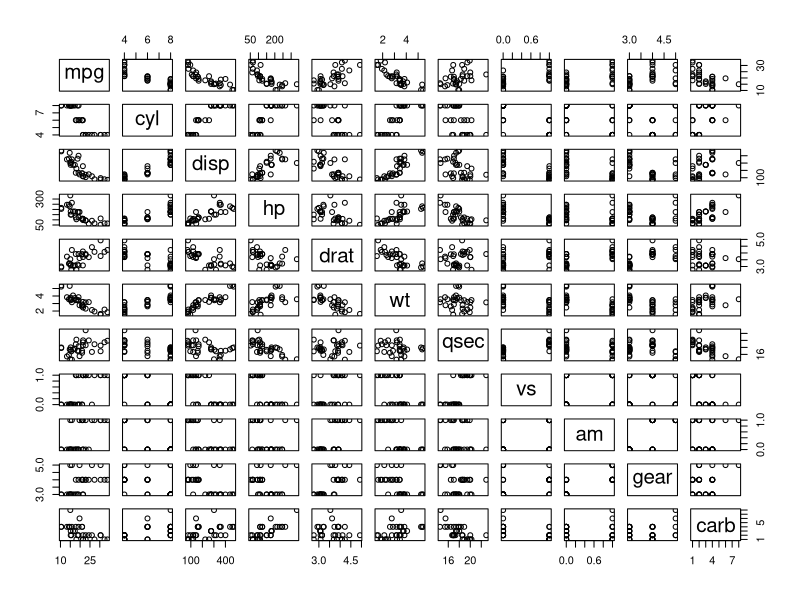
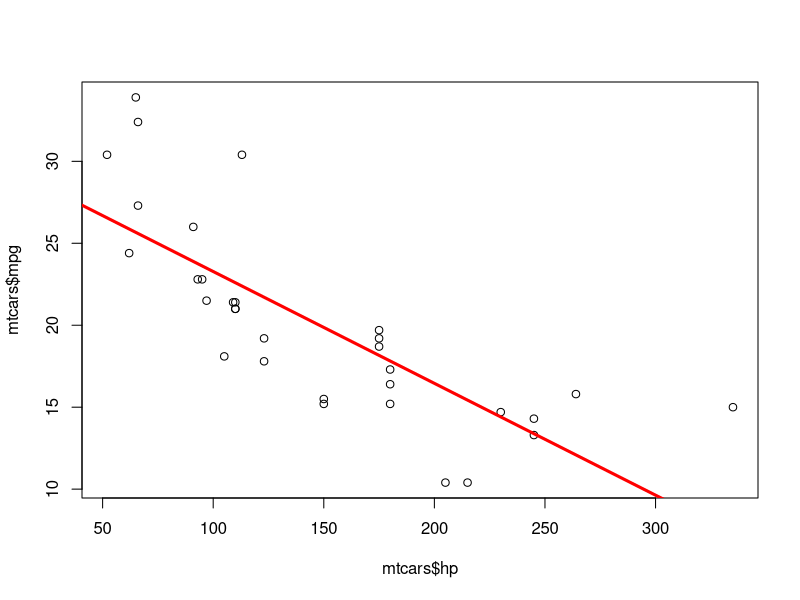
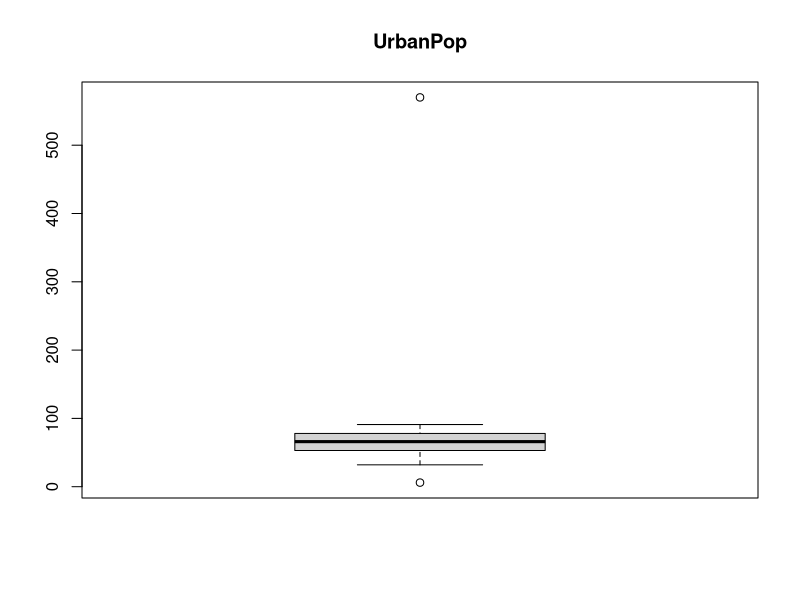
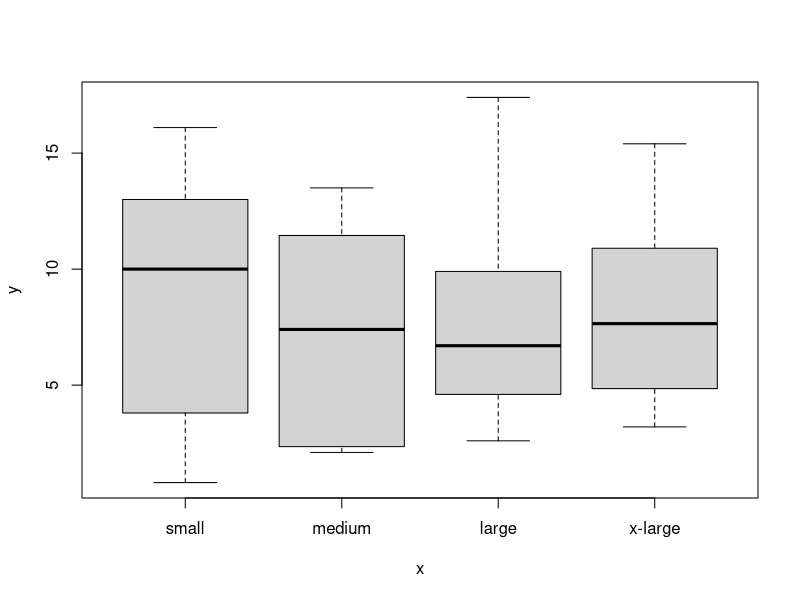
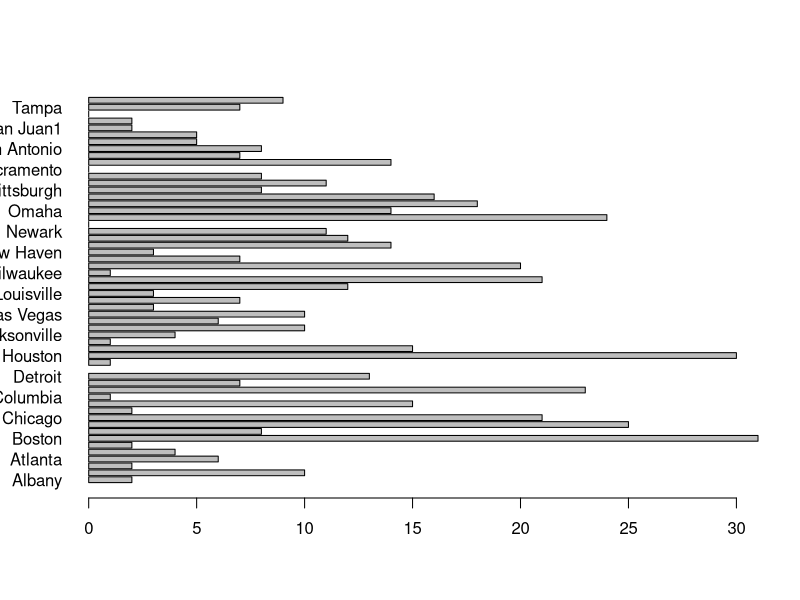

R code for these plots, in order:
library(tidyverse)

#boolean variables - TRUE and FALSE
married <- TRUE
#Quick discussion of negation
!married

happy <- TRUE
happy

#Syntax for if else
# if (expression){
#   do something
#}

if (married){
  print("I see you are married.")
}

if (!married){
  print("I see that you are not married.")
}

if (married && happy){
  print("I see that you are happily married.")
}

if (married && !happy){
  print("I see that you are happily married.")
}

happy <- FALSE
if (married || happy){ #OR
  print("I see that you are happily married.")
}

happy <- TRUE
if (married){
  print("I see that you are married.")
}else {
  print("I see that you are single")
}

myVector <- sample(1:1000, 100, replace = TRUE)
myVector
length(myVector) #Returns length of myVector
length(unique(myVector)) #Returns number of unique items in myVector
dups <- duplicated(myVector)

#FOR LOOP
counter <- 0
for (val in myVector){
  if (val >= 500){
    counter <- counter + 1
  }
}
counter

#WHILE LOOP

# Syntax:
# 
# while (condition is TRUE){
#   do this
#   do that 
#   do other thing
#   Set other condition
# }

greater <- 0
count <- 1
while (count <= length(myVector)){
  if(myVector[count] >= 500){
    greater <- greater + 1
  }
  count <- count + 1
}
greater

#--------------
mtcars
plot(mtcars)
plot(mtcars$hp,mtcars$mpg)
simple.lm = lm(mpg ~ hp, data=mtcars)
abline(simple.lm, col="red", lwd=3)
options(scipen = 999) #Turns off scientific notation
summary(simple.lm)
#--------------

#Get some data into a table
arrests <- read.table("USArrests.csv", sep = ",")
view(arrests)
arrests
summary(arrests)
getwd()
USArrests<-read_csv("USArrests.csv")
USArrests
summary(USArrests)
colnames(USArrests) [1] <- "State"
USArrests
view(USArrests)
boxplot(USArrests$UrbanPop, main="UrbanPop")
USArrests[1, 2] <- 13.5

#Example of Discretizing/Binning the Data
USArrests$cat <- cut(USArrests$UrbanPop, 
                     breaks=c(0,49,59,69, 100), 
                     labels=c("small", "medium", "large", "x-large"))
view(USArrests)
plot(USArrests$cat, USArrests$Murder)

crimeDF <- read_csv("FBI_Crimes_Property_by_Field_Office_2020.csv")
view(crimeDF)
summary(crimeDF)
names(crimeDF)[1]<-"City"
rownames(crimeDF) <- crimeDF$City
barplot(height=crimeDF$robbery, names = crimeDF$City, horiz=TRUE, las=1)
